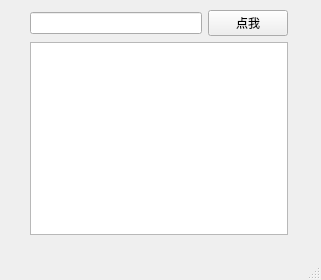
<?xml version="1.0" encoding="UTF-8"?>
<ui version="4.0">
 <class>MainWindow</class>
 <widget class="QMainWindow" name="MainWindow">
  <property name="geometry">
   <rect>
    <x>0</x>
    <y>0</y>
    <width>321</width>
    <height>280</height>
   </rect>
  </property>
  <property name="windowTitle">
   <string>MainWindow</string>
  </property>
  <widget class="QWidget" name="centralwidget">
   <widget class="QWidget" name="">
    <property name="geometry">
     <rect>
      <x>30</x>
      <y>10</y>
      <width>258</width>
      <height>225</height>
     </rect>
    </property>
    <layout class="QVBoxLayout" name="verticalLayout">
     <item>
      <layout class="QHBoxLayout" name="horizontalLayout">
       <item>
        <widget class="QLineEdit" name="lineEdit"/>
       </item>
       <item>
        <widget class="QPushButton" name="pushButton">
         <property name="text">
          <string>点我</string>
         </property>
        </widget>
       </item>
      </layout>
     </item>
     <item>
      <widget class="QTextBrowser" name="textBrowser"/>
     </item>
    </layout>
   </widget>
   <zorder>pushButton</zorder>
   <zorder>textBrowser</zorder>
   <zorder>lineEdit</zorder>
   <zorder>pushButton</zorder>
  </widget>
  <widget class="QMenuBar" name="menubar">
   <property name="geometry">
    <rect>
     <x>0</x>
     <y>0</y>
     <width>321</width>
     <height>23</height>
    </rect>
   </property>
  </widget>
  <widget class="QStatusBar" name="statusbar"/>
 </widget>
 <resources/>
 <connections/>
</ui>
